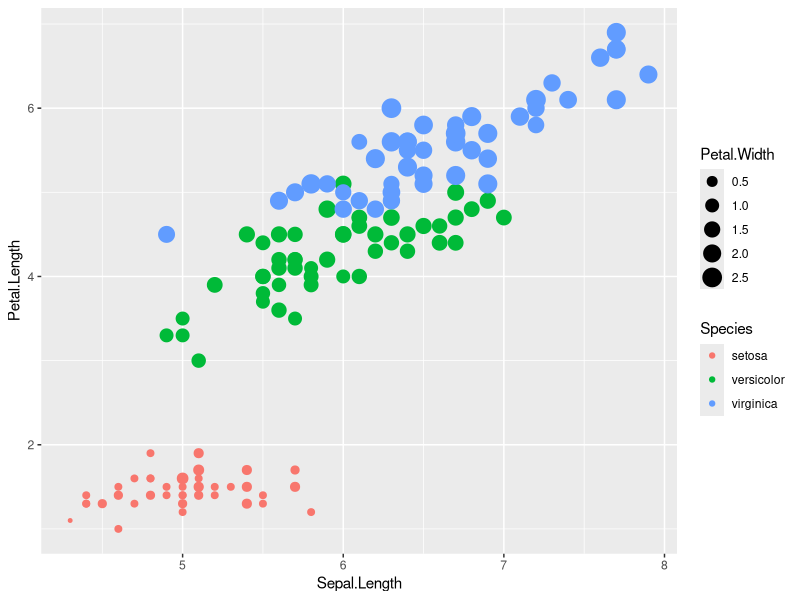

Write R code to recreate this figure. (Note: this script raises an error after producing the figure.)
## ---- chunk 1
knitr::opts_chunk$set(echo = TRUE)
library(tidyverse)
## ---- chunk 2
summary(cars)
## ---- chunk 3
library(ggplot2)
qplot(Sepal.Length, Petal.Length, data = iris, color = Species, size = Petal.Width)
## ---- chunk 4
knitr::include_graphics("figures/rmarkdown.png")
## ---- chunk 5
cars %>% 
  head() %>% 
  knitr::kable(caption = "A knitr kable table")
